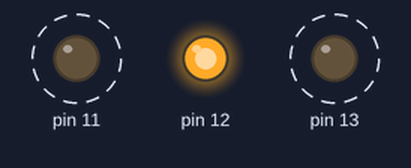
Recording of a program running on a simulated Raspberry Pi (header pin numbers), started with the argument oscillate. Shown: output pins drawn as LEDs (lit = HIGH). Dashed ring = blinking. What the program prints to the terminal is not drawn.

Above: at 0.3 s.
Timing chart, 0 to 3.0 s (numbered marks = the images above):
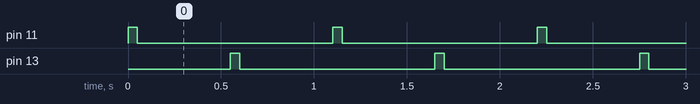

The program:

motor.py
```python
#!/usr/bin/python

# This script controls a simple motor connected to a Rapberry Pi via a
# L293D motor controller.
# The conections are as follows:

#    L293D            |      RPi Pin#          | Comments
#=====================+========================+=============================+
#  Pin 1 (En)         |      Pin 12 (GPIO 18)  |                             |
#---------------------+------------------------+-----------------------------+
#  Pin 16 (Vcc1)      |      Pin 2 (5v)        |                             |
#---------------------+------------------------+-----------------------------+
#  Pin  4 (GND)       +      Pin 6 (GND)       + Connect to ground           |
#---------------------+------------------------+-----------------------------+
#  Pin  3 (1Y)        +                        + Connect to motor terminal 1 |
#---------------------+------------------------+-----------------------------+
#  Pin  6 (2Y)        +                        + Connect to motor terminal 2 |
#---------------------+------------------------+-----------------------------+
#  Pin  7 (2A)        +      Pin 11 (GPIO 17)  +                             |
#---------------------+------------------------+-----------------------------+
#  Pin  2 (1A)        +      Pin 13 (GPIO 21)  +                             |
#---------------------+------------------------+-----------------------------+
#  Pin  8 (Vcc2)      +                        +Connect to +9 V from battery |
#---------------------+------------------------+-----------------------------+
# Also connect -ve of battery to ground (GND).
# See http://youtu.be/Q7DNpWvGw90 and
# http://youtu.be/mbdJMM7fMu0 for demo.

import RPi.GPIO as GPIO
import time
import random
import atexit
import sys

def forward():
    GPIO.output(13, False)
    GPIO.output(11, True)

def backward():
    GPIO.output(13, True)
    GPIO.output(11, False)

def stop():
    GPIO.output(13, False)
    GPIO.output(11, False)

def cleanup():
    print "Cleaning up"
    GPIO.output(12, False)
    GPIO.output(11, False)
    GPIO.output(13, False)
    GPIO.cleanup()

# Values of 0.05, 0.2 work nicely
def oscillate(runtime, stoptime):
    while True:
        forward()
        time.sleep(runtime)
        stop()
        time.sleep(stoptime)
        backward()
        time.sleep(runtime)
        stop()
        time.sleep(stoptime)
def staccato():
    while True:
        forward()
        time.sleep(0.05)
        stop()
        time.sleep(0.2)

if len(sys.argv) != 2:
    raise RuntimeError("usage: {0} oscillate | staccato".format(sys.argv[0]))
pattern = sys.argv[1]
print pattern
if (pattern != "oscillate") and (pattern != "staccato"):
    raise RuntimeError("Argument must be one of oscillate or staccato")

GPIO.setmode(GPIO.BOARD)
GPIO.setup(12, GPIO.OUT) #Enable
GPIO.setup(11, GPIO.OUT) # This
GPIO.setup(13, GPIO.OUT) # And this must complement

atexit.register(cleanup)

GPIO.output(12, True)

if pattern == "oscillate":
    oscillate(0.05, 0.5)
else:
    staccato()

GPIO.output(12, False)
GPIO.output(11, False)
GPIO.output(13, False)
GPIO.cleanup()
```

Measured:
- by itself, pin 11, pin 13: alternates HIGH for 0.05 s and LOW for 1.1 s
- by itself, everything shown: repeats every 1.1 s, in 4 steps
